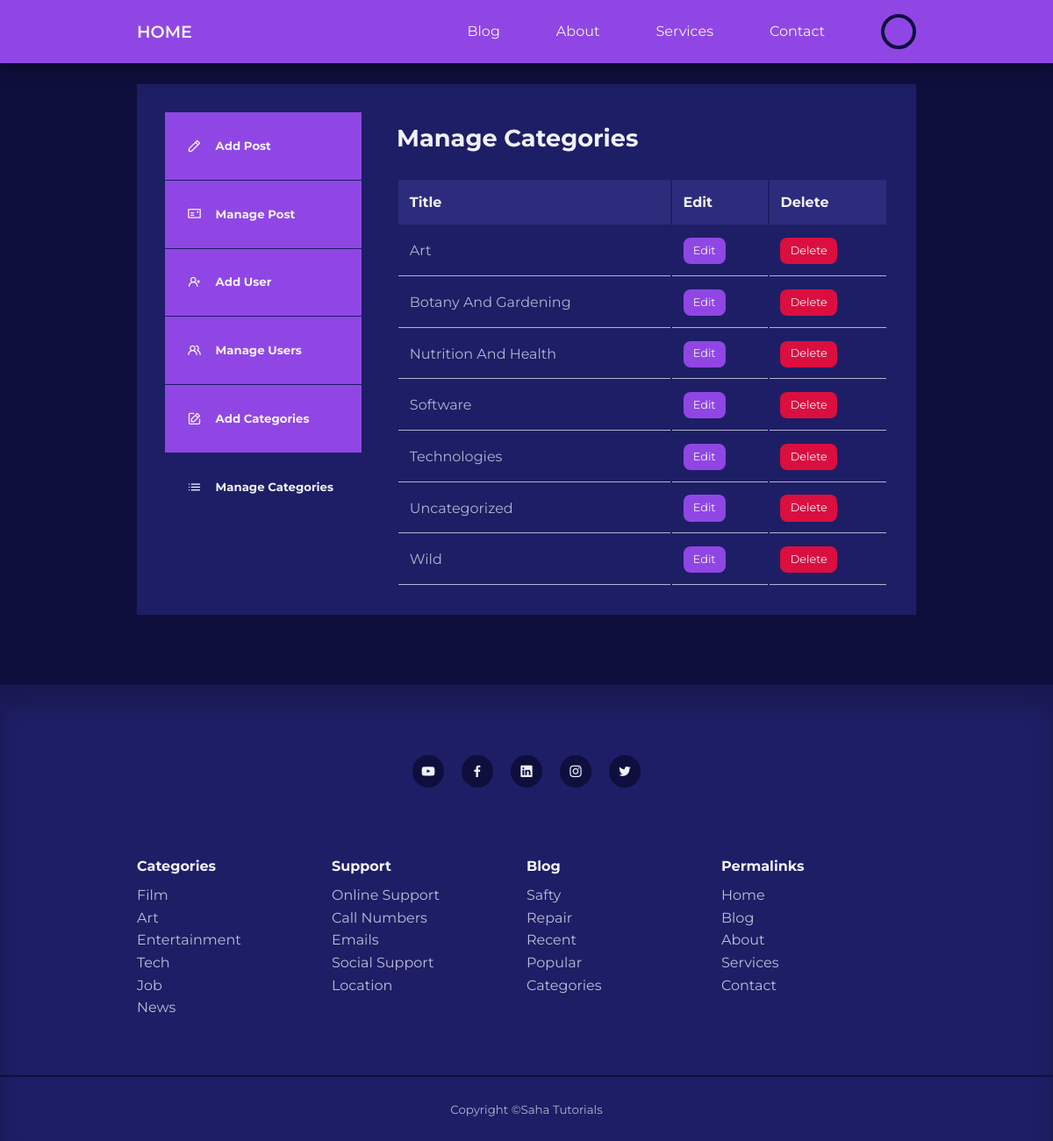
/admin/manage-category.php (signed in), run on the app's committed database.
### tables this page shows
CREATE TABLE `category` (
  `cid` int(11) UNSIGNED NOT NULL,
  `ctitle` varchar(50) NOT NULL,
  `cdescription` text NOT NULL
);

### admin/manage-category.php (the view, shortened to what this page needs)
<?php
    include './partials/header.php';
    $query = "SELECT * from category order by ctitle";
    $result=mysqli_query($conn, $query);
?>
    <section class="dashboard">
        <div class="container dashboard_container">
            <aside>
                <ul>
                    <li>
                        <a href="./add-post.php">
                            <i class="uil uil-pen"></i>
                            <h5>add post</h5>
                        </a>
                    </li>
                    <li>
                        <a href="./index.php">
                            <i class="uil uil-postcard"></i>
                            <h5>manage post</h5>
                        </a>
                    </li>
                    <?php
                        if(isset($_SESSION['user_is_admin'])){
                    ?>
                    <li>
                        <a href="./add-user.php">
                            <i class="uil uil-user-plus"></i>
                            <h5>add user</h5>
                        </a>
                    </li>
                    <li>
                        <a href="./manage-user.php">
                            <i class="uil uil-users-alt"></i>
                            <h5>manage users</h5>
                        </a>
                    </li>
                    <li>
                        <a href="./add-category.php">
                            <i class="uil uil-edit"></i>
                            <h5>add categories</h5>
                        </a>
                    </li>
                    <li>
                        <a href="./manage-category.php" class="active">
                            <i class="uil uil-list-ul"></i>
                            <h5>manage categories</h5>
                        </a>
                    </li>
                    <?php } ?>
                </ul>
            </aside>
            <main>
                <h2>manage categories</h2>
                <table>
                    <thead>
                        <tr>
                            <th>title</th>
                            <th>edit</th>
                            <th>delete</th>
                        </tr>
                    </thead>
                    <tbody>
                        <?php while($user = mysqli_fetch_assoc($result)){ ?>
                        <tr>
                            <td><?php echo $user['ctitle'] ?></td>
                            <td><a href="<?= ROOT_URL ?>admin/edit-category.php?id=<?= $user['cid'] ?>" class="btn sm">edit</a></td>
                            <td><a href="<?= ROOT_URL ?>admin/delete-category.php?id=<?= $user['cid'] ?>" class="btn sm danger">delete</a></td>
                        </tr>
                        <?php } ?>
                    </tbody>
                </table>
            </main>
        </div>
    </section>
<?php
    include './partials/footer.php';
?>

### CSS/style.css (style rules this page uses)
:root { --color-primary: #9046e4; --color-primary-light: hsl(242, 91%, 69%, 18%); --color-primary-variant: #5854c7; --color-red: #da0f3f; --color-red-light: hsl(346, 87%, 46%, 15%); --color-green: #00c476; --color-green-light: hsl(156, 100%, 38%, 15%); --color-gray-900: #1e1e66; --color-gray-700: #2d2b7c; --color-gray-300: rgba(242, 242, 254, 0.3); --color-gray-200: rgba(242, 242, 254, 0.7); --color-white: #f2f2fe; --color-bg: #0f0f3e; --transition: all 300ms ease; --container-width-lg: 74%; --container-width-md: 88%; --form-width: 50%; --card-border-radius-1: 0.3rem; --card-border-radius-2: 0.5rem; --card-border-radius-3: 0.8rem; --card-border-radius-4: 2rem; --card-border-radius-5: 5rem; }
* { margin: 0; padding: 0; outline: 0; border: 0; appearance: 0; list-style: none; text-decoration: none; text-transform: capitalize; font-family: 'Montserrat', sans-serif; box-sizing: border-box; }
body { line-height: 1.6; color: var(--color-gray-200); overflow-x: hidden; background: var(--color-bg); }
.container { width: var(--container-width-lg); max-width: 1800px; margin: 0 auto; }
section { margin-top: 3rem; width: 100vw; }
h1, h2, h3, h4, h5 { color: var(--color-white); line-height: 1.3; }
h2 { font-size: 1.7rem; margin: 1rem 0; }
a { color: var(--color-white); transition: var(--transition); }
.btn { display: inline-block; width: fit-content; padding: 0.6rem 1.2rem; background: var(--color-primary); border-radius: var(--card-border-radius-2); cursor: pointer; color: var(--color-white); }
.btn.sm { padding: 0.3rem 0.7rem; font-size: 0.8rem; }
.btn.danger { background: var(--color-red); }
.dashboard { margin-top: 6rem; }
.dashboard_container { display: grid; grid-template-columns: 14rem auto; gap: 1rem; background: var(--color-gray-900); padding: 2rem; margin-bottom: 5rem; }
.dashboard aside a { background: var(--color-primary); display: flex; gap: 1rem; align-items: center; padding: 1.6rem; }
.dashboard aside ul li:not(:last-child) a { border-bottom: 1px solid var(--color-gray-900); }
.dashboard aside a.active { background: var(--color-gray-900); }
.dashboard main { margin-left: 1.5rem; }
.dashboard main h2 { margin-bottom: 2rem; line-height: 1; }
.dashboard main table { width: 100%; text-align-last: left; }
.dashboard main table th { background: var(--color-gray-700); padding: 0.8rem; color: var(--color-white); }
.dashboard main table td { padding: 0.8rem; border-bottom: 1px solid var(--color-gray-200); }

### data on the page
category: ctitle "Art"
category: ctitle "Botany And Gardening"
category: ctitle "Nutrition And Health"
category: ctitle "Software"
category: ctitle "Technologies"
category: ctitle "Uncategorized"
category: ctitle "Wild"
